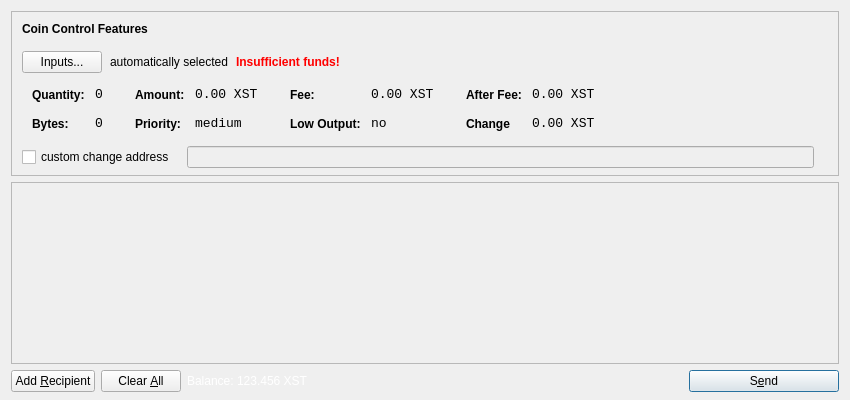
<?xml version="1.0" encoding="UTF-8"?>
<ui version="4.0">
 <class>SendCoinsDialog</class>
 <widget class="QDialog" name="SendCoinsDialog">
  <property name="geometry">
   <rect>
    <x>0</x>
    <y>0</y>
    <width>850</width>
    <height>400</height>
   </rect>
  </property>
  <property name="windowTitle">
   <string>Send Coins</string>
  </property>
  <property name="autoFillBackground">
   <bool>true</bool>
  </property>
  <property name="styleSheet">
   <string notr="true"/>
  </property>
  <layout class="QVBoxLayout" name="verticalLayout" stretch="0,1,0">
   <property name="bottomMargin">
    <number>8</number>
   </property>
   <item>
    <widget class="QFrame" name="frameCoinControl">
     <property name="sizePolicy">
      <sizepolicy hsizetype="Expanding" vsizetype="Expanding">
       <horstretch>0</horstretch>
       <verstretch>0</verstretch>
      </sizepolicy>
     </property>
     <property name="maximumSize">
      <size>
       <width>16777215</width>
       <height>16777215</height>
      </size>
     </property>
     <property name="frameShape">
      <enum>QFrame::StyledPanel</enum>
     </property>
     <property name="frameShadow">
      <enum>QFrame::Sunken</enum>
     </property>
     <layout class="QVBoxLayout" name="verticalLayoutCoinControl2">
      <property name="spacing">
       <number>6</number>
      </property>
      <property name="leftMargin">
       <number>0</number>
      </property>
      <property name="topMargin">
       <number>0</number>
      </property>
      <property name="rightMargin">
       <number>0</number>
      </property>
      <property name="bottomMargin">
       <number>6</number>
      </property>
      <item>
       <layout class="QVBoxLayout" name="verticalLayoutCoinControl" stretch="0,0,0,0,1">
        <property name="spacing">
         <number>0</number>
        </property>
        <property name="leftMargin">
         <number>10</number>
        </property>
        <property name="topMargin">
         <number>10</number>
        </property>
        <item>
         <layout class="QHBoxLayout" name="horizontalLayoutCoinControl1">
          <property name="bottomMargin">
           <number>15</number>
          </property>
          <item>
           <widget class="QLabel" name="labelCoinControlFeatures">
            <property name="sizePolicy">
             <sizepolicy hsizetype="Preferred" vsizetype="Maximum">
              <horstretch>0</horstretch>
              <verstretch>0</verstretch>
             </sizepolicy>
            </property>
            <property name="font">
             <font>
              <weight>75</weight>
              <bold>true</bold>
             </font>
            </property>
            <property name="styleSheet">
             <string notr="true">font-weight:bold;</string>
            </property>
            <property name="text">
             <string>Coin Control Features</string>
            </property>
           </widget>
          </item>
         </layout>
        </item>
        <item>
         <layout class="QHBoxLayout" name="horizontalLayoutCoinControl2" stretch="0,0,0,0">
          <property name="spacing">
           <number>8</number>
          </property>
          <property name="bottomMargin">
           <number>10</number>
          </property>
          <item>
           <widget class="QPushButton" name="pushButtonCoinControl">
            <property name="styleSheet">
             <string notr="true"/>
            </property>
            <property name="text">
             <string>Inputs...</string>
            </property>
           </widget>
          </item>
          <item>
           <widget class="QLabel" name="labelCoinControlAutomaticallySelected">
            <property name="text">
             <string>automatically selected</string>
            </property>
            <property name="margin">
             <number>5</number>
            </property>
           </widget>
          </item>
          <item>
           <widget class="QLabel" name="labelCoinControlInsuffFunds">
            <property name="font">
             <font>
              <weight>75</weight>
              <bold>true</bold>
             </font>
            </property>
            <property name="styleSheet">
             <string notr="true">color:red;font-weight:bold;</string>
            </property>
            <property name="text">
             <string>Insufficient funds!</string>
            </property>
            <property name="margin">
             <number>5</number>
            </property>
           </widget>
          </item>
          <item>
           <spacer name="horizontalSpacerCoinControl">
            <property name="orientation">
             <enum>Qt::Horizontal</enum>
            </property>
            <property name="sizeHint" stdset="0">
             <size>
              <width>40</width>
              <height>1</height>
             </size>
            </property>
           </spacer>
          </item>
         </layout>
        </item>
        <item>
         <widget class="QWidget" name="widgetCoinControl" native="true">
          <property name="sizePolicy">
           <sizepolicy hsizetype="Preferred" vsizetype="Preferred">
            <horstretch>0</horstretch>
            <verstretch>0</verstretch>
           </sizepolicy>
          </property>
          <property name="minimumSize">
           <size>
            <width>0</width>
            <height>0</height>
           </size>
          </property>
          <property name="styleSheet">
           <string notr="true"/>
          </property>
          <layout class="QHBoxLayout" name="horizontalLayoutCoinControl5">
           <property name="margin">
            <number>0</number>
           </property>
           <item>
            <layout class="QHBoxLayout" name="horizontalLayoutCoinControl3" stretch="0,0,0,1">
             <property name="spacing">
              <number>20</number>
             </property>
             <property name="topMargin">
              <number>0</number>
             </property>
             <property name="bottomMargin">
              <number>10</number>
             </property>
             <item>
              <layout class="QFormLayout" name="formLayoutCoinControl1">
               <property name="horizontalSpacing">
                <number>10</number>
               </property>
               <property name="verticalSpacing">
                <number>14</number>
               </property>
               <property name="leftMargin">
                <number>10</number>
               </property>
               <property name="topMargin">
                <number>4</number>
               </property>
               <property name="rightMargin">
                <number>6</number>
               </property>
               <item row="0" column="0">
                <widget class="QLabel" name="labelCoinControlQuantityText">
                 <property name="styleSheet">
                  <string notr="true">font-weight:bold;</string>
                 </property>
                 <property name="text">
                  <string>Quantity:</string>
                 </property>
                 <property name="margin">
                  <number>0</number>
                 </property>
                </widget>
               </item>
               <item row="0" column="1">
                <widget class="QLabel" name="labelCoinControlQuantity">
                 <property name="font">
                  <font>
                   <family>Monospace</family>
                   <pointsize>10</pointsize>
                  </font>
                 </property>
                 <property name="cursor">
                  <cursorShape>IBeamCursor</cursorShape>
                 </property>
                 <property name="contextMenuPolicy">
                  <enum>Qt::ActionsContextMenu</enum>
                 </property>
                 <property name="text">
                  <string>0</string>
                 </property>
                 <property name="margin">
                  <number>0</number>
                 </property>
                 <property name="textInteractionFlags">
                  <set>Qt::LinksAccessibleByMouse|Qt::TextSelectableByKeyboard|Qt::TextSelectableByMouse</set>
                 </property>
                </widget>
               </item>
               <item row="1" column="0">
                <widget class="QLabel" name="labelCoinControlBytesText">
                 <property name="styleSheet">
                  <string notr="true">font-weight:bold;</string>
                 </property>
                 <property name="text">
                  <string>Bytes:</string>
                 </property>
                </widget>
               </item>
               <item row="1" column="1">
                <widget class="QLabel" name="labelCoinControlBytes">
                 <property name="font">
                  <font>
                   <family>Monospace</family>
                   <pointsize>10</pointsize>
                  </font>
                 </property>
                 <property name="cursor">
                  <cursorShape>IBeamCursor</cursorShape>
                 </property>
                 <property name="contextMenuPolicy">
                  <enum>Qt::ActionsContextMenu</enum>
                 </property>
                 <property name="text">
                  <string>0</string>
                 </property>
                 <property name="textInteractionFlags">
                  <set>Qt::LinksAccessibleByMouse|Qt::TextSelectableByKeyboard|Qt::TextSelectableByMouse</set>
                 </property>
                </widget>
               </item>
              </layout>
             </item>
             <item>
              <layout class="QFormLayout" name="formLayoutCoinControl2">
               <property name="horizontalSpacing">
                <number>10</number>
               </property>
               <property name="verticalSpacing">
                <number>14</number>
               </property>
               <property name="leftMargin">
                <number>6</number>
               </property>
               <property name="topMargin">
                <number>4</number>
               </property>
               <property name="rightMargin">
                <number>6</number>
               </property>
               <item row="0" column="0">
                <widget class="QLabel" name="labelCoinControlAmountText">
                 <property name="styleSheet">
                  <string notr="true">font-weight:bold;</string>
                 </property>
                 <property name="text">
                  <string>Amount:</string>
                 </property>
                 <property name="margin">
                  <number>0</number>
                 </property>
                </widget>
               </item>
               <item row="0" column="1">
                <widget class="QLabel" name="labelCoinControlAmount">
                 <property name="font">
                  <font>
                   <family>Monospace</family>
                   <pointsize>10</pointsize>
                  </font>
                 </property>
                 <property name="cursor">
                  <cursorShape>IBeamCursor</cursorShape>
                 </property>
                 <property name="contextMenuPolicy">
                  <enum>Qt::ActionsContextMenu</enum>
                 </property>
                 <property name="text">
                  <string>0.00 XST</string>
                 </property>
                 <property name="textInteractionFlags">
                  <set>Qt::LinksAccessibleByMouse|Qt::TextSelectableByKeyboard|Qt::TextSelectableByMouse</set>
                 </property>
                </widget>
               </item>
               <item row="1" column="0">
                <widget class="QLabel" name="labelCoinControlPriorityText">
                 <property name="styleSheet">
                  <string notr="true">font-weight:bold;</string>
                 </property>
                 <property name="text">
                  <string>Priority:</string>
                 </property>
                </widget>
               </item>
               <item row="1" column="1">
                <widget class="QLabel" name="labelCoinControlPriority">
                 <property name="font">
                  <font>
                   <family>Monospace</family>
                   <pointsize>10</pointsize>
                  </font>
                 </property>
                 <property name="cursor">
                  <cursorShape>IBeamCursor</cursorShape>
                 </property>
                 <property name="contextMenuPolicy">
                  <enum>Qt::ActionsContextMenu</enum>
                 </property>
                 <property name="text">
                  <string>medium</string>
                 </property>
                 <property name="textInteractionFlags">
                  <set>Qt::LinksAccessibleByMouse|Qt::TextSelectableByKeyboard|Qt::TextSelectableByMouse</set>
                 </property>
                </widget>
               </item>
              </layout>
             </item>
             <item>
              <layout class="QFormLayout" name="formLayoutCoinControl3">
               <property name="horizontalSpacing">
                <number>10</number>
               </property>
               <property name="verticalSpacing">
                <number>14</number>
               </property>
               <property name="leftMargin">
                <number>6</number>
               </property>
               <property name="topMargin">
                <number>4</number>
               </property>
               <property name="rightMargin">
                <number>6</number>
               </property>
               <item row="0" column="0">
                <widget class="QLabel" name="labelCoinControlFeeText">
                 <property name="styleSheet">
                  <string notr="true">font-weight:bold;</string>
                 </property>
                 <property name="text">
                  <string>Fee:</string>
                 </property>
                 <property name="margin">
                  <number>0</number>
                 </property>
                </widget>
               </item>
               <item row="0" column="1">
                <widget class="QLabel" name="labelCoinControlFee">
                 <property name="font">
                  <font>
                   <family>Monospace</family>
                   <pointsize>10</pointsize>
                  </font>
                 </property>
                 <property name="cursor">
                  <cursorShape>IBeamCursor</cursorShape>
                 </property>
                 <property name="contextMenuPolicy">
                  <enum>Qt::ActionsContextMenu</enum>
                 </property>
                 <property name="text">
                  <string>0.00 XST</string>
                 </property>
                 <property name="textInteractionFlags">
                  <set>Qt::LinksAccessibleByMouse|Qt::TextSelectableByKeyboard|Qt::TextSelectableByMouse</set>
                 </property>
                </widget>
               </item>
               <item row="1" column="0">
                <widget class="QLabel" name="labelCoinControlLowOutputText">
                 <property name="styleSheet">
                  <string notr="true">font-weight:bold;</string>
                 </property>
                 <property name="text">
                  <string>Low Output:</string>
                 </property>
                </widget>
               </item>
               <item row="1" column="1">
                <widget class="QLabel" name="labelCoinControlLowOutput">
                 <property name="font">
                  <font>
                   <family>Monospace</family>
                   <pointsize>10</pointsize>
                  </font>
                 </property>
                 <property name="cursor">
                  <cursorShape>IBeamCursor</cursorShape>
                 </property>
                 <property name="contextMenuPolicy">
                  <enum>Qt::ActionsContextMenu</enum>
                 </property>
                 <property name="text">
                  <string>no</string>
                 </property>
                 <property name="textInteractionFlags">
                  <set>Qt::LinksAccessibleByMouse|Qt::TextSelectableByKeyboard|Qt::TextSelectableByMouse</set>
                 </property>
                </widget>
               </item>
              </layout>
             </item>
             <item>
              <layout class="QFormLayout" name="formLayoutCoinControl4">
               <property name="horizontalSpacing">
                <number>10</number>
               </property>
               <property name="verticalSpacing">
                <number>14</number>
               </property>
               <property name="leftMargin">
                <number>6</number>
               </property>
               <property name="topMargin">
                <number>4</number>
               </property>
               <property name="rightMargin">
                <number>6</number>
               </property>
               <item row="0" column="0">
                <widget class="QLabel" name="labelCoinControlAfterFeeText">
                 <property name="styleSheet">
                  <string notr="true">font-weight:bold;</string>
                 </property>
                 <property name="text">
                  <string>After Fee:</string>
                 </property>
                 <property name="margin">
                  <number>0</number>
                 </property>
                </widget>
               </item>
               <item row="0" column="1">
                <widget class="QLabel" name="labelCoinControlAfterFee">
                 <property name="font">
                  <font>
                   <family>Monospace</family>
                   <pointsize>10</pointsize>
                  </font>
                 </property>
                 <property name="cursor">
                  <cursorShape>IBeamCursor</cursorShape>
                 </property>
                 <property name="contextMenuPolicy">
                  <enum>Qt::ActionsContextMenu</enum>
                 </property>
                 <property name="text">
                  <string>0.00 XST</string>
                 </property>
                 <property name="textInteractionFlags">
                  <set>Qt::LinksAccessibleByMouse|Qt::TextSelectableByKeyboard|Qt::TextSelectableByMouse</set>
                 </property>
                </widget>
               </item>
               <item row="1" column="0">
                <widget class="QLabel" name="labelCoinControlChangeText">
                 <property name="styleSheet">
                  <string notr="true">font-weight:bold;</string>
                 </property>
                 <property name="text">
                  <string>Change</string>
                 </property>
                </widget>
               </item>
               <item row="1" column="1">
                <widget class="QLabel" name="labelCoinControlChange">
                 <property name="font">
                  <font>
                   <family>Monospace</family>
                   <pointsize>10</pointsize>
                  </font>
                 </property>
                 <property name="cursor">
                  <cursorShape>IBeamCursor</cursorShape>
                 </property>
                 <property name="contextMenuPolicy">
                  <enum>Qt::ActionsContextMenu</enum>
                 </property>
                 <property name="text">
                  <string>0.00 XST</string>
                 </property>
                 <property name="textInteractionFlags">
                  <set>Qt::LinksAccessibleByMouse|Qt::TextSelectableByKeyboard|Qt::TextSelectableByMouse</set>
                 </property>
                </widget>
               </item>
              </layout>
             </item>
            </layout>
           </item>
          </layout>
         </widget>
        </item>
        <item>
         <layout class="QHBoxLayout" name="horizontalLayoutCoinControl4" stretch="0,0,0">
          <property name="spacing">
           <number>12</number>
          </property>
          <property name="sizeConstraint">
           <enum>QLayout::SetDefaultConstraint</enum>
          </property>
          <property name="topMargin">
           <number>5</number>
          </property>
          <property name="rightMargin">
           <number>5</number>
          </property>
          <item>
           <widget class="QCheckBox" name="checkBoxCoinControlChange">
            <property name="text">
             <string>custom change address</string>
            </property>
           </widget>
          </item>
          <item>
           <widget class="QLineEdit" name="lineEditCoinControlChange">
            <property name="enabled">
             <bool>false</bool>
            </property>
            <property name="sizePolicy">
             <sizepolicy hsizetype="Expanding" vsizetype="Fixed">
              <horstretch>0</horstretch>
              <verstretch>0</verstretch>
             </sizepolicy>
            </property>
           </widget>
          </item>
          <item>
           <widget class="QLabel" name="labelCoinControlChangeLabel">
            <property name="sizePolicy">
             <sizepolicy hsizetype="Preferred" vsizetype="Expanding">
              <horstretch>0</horstretch>
              <verstretch>0</verstretch>
             </sizepolicy>
            </property>
            <property name="minimumSize">
             <size>
              <width>0</width>
              <height>0</height>
             </size>
            </property>
            <property name="text">
             <string/>
            </property>
            <property name="margin">
             <number>3</number>
            </property>
           </widget>
          </item>
         </layout>
        </item>
        <item>
         <spacer name="verticalSpacerCoinControl">
          <property name="orientation">
           <enum>Qt::Vertical</enum>
          </property>
          <property name="sizeHint" stdset="0">
           <size>
            <width>800</width>
            <height>1</height>
           </size>
          </property>
         </spacer>
        </item>
       </layout>
      </item>
     </layout>
    </widget>
   </item>
   <item>
    <widget class="QScrollArea" name="scrollArea">
     <property name="widgetResizable">
      <bool>true</bool>
     </property>
     <widget class="QWidget" name="scrollAreaWidgetContents">
      <property name="geometry">
       <rect>
        <x>0</x>
        <y>0</y>
        <width>830</width>
        <height>172</height>
       </rect>
      </property>
      <layout class="QVBoxLayout" name="verticalLayout_2">
       <property name="margin">
        <number>0</number>
       </property>
       <item>
        <layout class="QVBoxLayout" name="entries">
         <property name="spacing">
          <number>6</number>
         </property>
        </layout>
       </item>
       <item>
        <spacer name="verticalSpacer">
         <property name="orientation">
          <enum>Qt::Vertical</enum>
         </property>
         <property name="sizeHint" stdset="0">
          <size>
           <width>20</width>
           <height>40</height>
          </size>
         </property>
        </spacer>
       </item>
      </layout>
     </widget>
    </widget>
   </item>
   <item>
    <layout class="QHBoxLayout" name="horizontalLayout">
     <item>
      <widget class="QPushButton" name="addButton">
       <property name="toolTip">
        <string>Send to multiple recipients at once</string>
       </property>
       <property name="text">
        <string>Add &amp;Recipient</string>
       </property>
       <property name="icon">
        <iconset resource="../bitcoin.qrc">
         <normaloff>:/icons/add</normaloff>:/icons/add</iconset>
       </property>
       <property name="autoDefault">
        <bool>false</bool>
       </property>
      </widget>
     </item>
     <item>
      <widget class="QPushButton" name="clearButton">
       <property name="sizePolicy">
        <sizepolicy hsizetype="Minimum" vsizetype="Fixed">
         <horstretch>0</horstretch>
         <verstretch>0</verstretch>
        </sizepolicy>
       </property>
       <property name="toolTip">
        <string>Remove all transaction fields</string>
       </property>
       <property name="text">
        <string>Clear &amp;All</string>
       </property>
       <property name="icon">
        <iconset resource="../bitcoin.qrc">
         <normaloff>:/icons/remove</normaloff>:/icons/remove</iconset>
       </property>
       <property name="autoRepeatDelay">
        <number>300</number>
       </property>
       <property name="autoDefault">
        <bool>false</bool>
       </property>
      </widget>
     </item>
     <item>
      <layout class="QHBoxLayout" name="horizontalLayout_2">
       <property name="spacing">
        <number>3</number>
       </property>
       <item>
        <widget class="QLabel" name="label">
         <property name="sizePolicy">
          <sizepolicy hsizetype="Preferred" vsizetype="Fixed">
           <horstretch>0</horstretch>
           <verstretch>0</verstretch>
          </sizepolicy>
         </property>
         <property name="styleSheet">
          <string notr="true">#label { color: white; }</string>
         </property>
         <property name="text">
          <string>Balance:</string>
         </property>
        </widget>
       </item>
       <item>
        <widget class="QLabel" name="labelBalance">
         <property name="sizePolicy">
          <sizepolicy hsizetype="Preferred" vsizetype="Fixed">
           <horstretch>0</horstretch>
           <verstretch>0</verstretch>
          </sizepolicy>
         </property>
         <property name="cursor">
          <cursorShape>IBeamCursor</cursorShape>
         </property>
         <property name="styleSheet">
          <string notr="true">color:white</string>
         </property>
         <property name="text">
          <string>123.456 XST</string>
         </property>
         <property name="textInteractionFlags">
          <set>Qt::LinksAccessibleByMouse|Qt::TextSelectableByKeyboard|Qt::TextSelectableByMouse</set>
         </property>
        </widget>
       </item>
      </layout>
     </item>
     <item>
      <spacer name="horizontalSpacer">
       <property name="orientation">
        <enum>Qt::Horizontal</enum>
       </property>
       <property name="sizeHint" stdset="0">
        <size>
         <width>40</width>
         <height>20</height>
        </size>
       </property>
      </spacer>
     </item>
     <item>
      <widget class="QPushButton" name="sendButton">
       <property name="minimumSize">
        <size>
         <width>150</width>
         <height>0</height>
        </size>
       </property>
       <property name="toolTip">
        <string>Confirm the send action</string>
       </property>
       <property name="text">
        <string>S&amp;end</string>
       </property>
       <property name="icon">
        <iconset resource="../bitcoin.qrc">
         <normaloff>:/icons/send</normaloff>:/icons/send</iconset>
       </property>
       <property name="default">
        <bool>true</bool>
       </property>
      </widget>
     </item>
    </layout>
   </item>
  </layout>
 </widget>
 <resources>
  <include location="../bitcoin.qrc"/>
 </resources>
 <connections/>
</ui>
